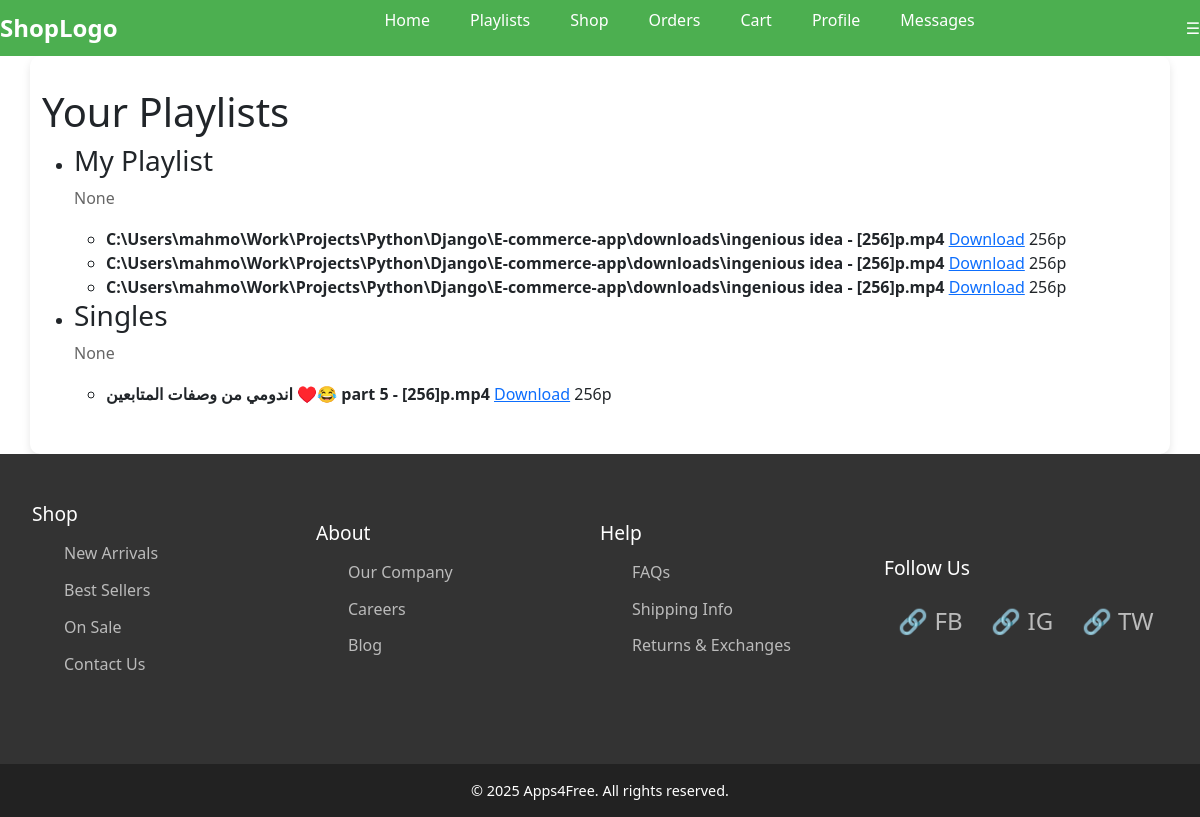
The page /my-playlists/ (signed in) on the database as committed earlier.
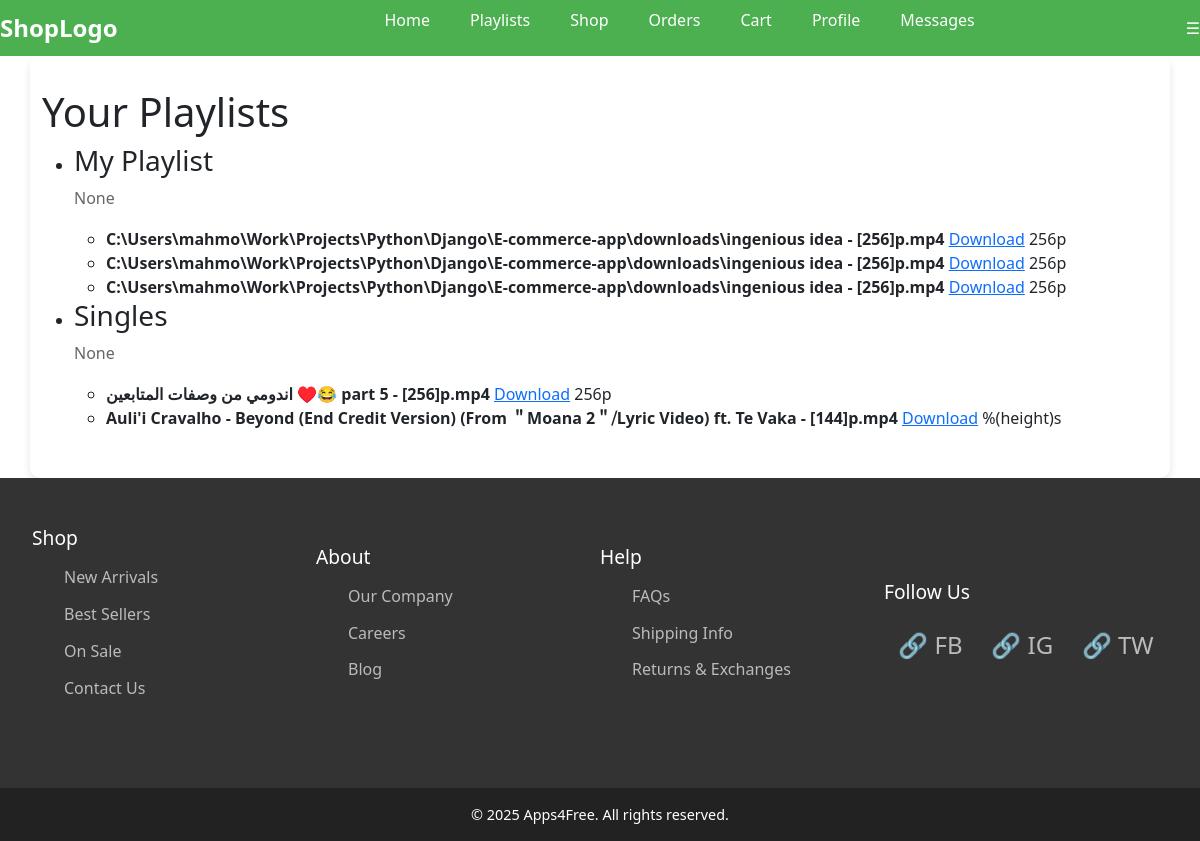
The same page on the database as committed later.
### downloader/models.py (models this page shows, shortened)
class Playlist(models.Model):
    user = models.ForeignKey(User, related_name='playlists', on_delete=models.CASCADE)
    title = models.CharField(max_length=255)
    description = models.TextField(null=True, blank=True)
    created_at = models.DateTimeField(auto_now_add=True)

class Media(models.Model):
    playlist = models.ForeignKey(Playlist, related_name='media', on_delete=models.CASCADE)
    title = models.CharField(max_length=255)
    url = models.URLField()
    resolution = models.CharField(max_length=50)
    file_path = models.CharField(max_length=1024)

### downloader/views.py (the view)
# urls.py: path('my-playlists/', views.browse_playlists, name='browse_playlists'),
@login_required
def browse_playlists(request):
    user = request.user  # Get the logged-in user
    playlists = Playlist.objects.filter(user=user).prefetch_related('media')
    data = []
    for playlist in playlists:
        data.append({
            'title': playlist.title,
            'description': playlist.description,
            'media': [
                {
                    'title': os.path.basename(media.title),
                    'url': media.url,
                    'resolution': media.resolution,
                    'download_url': media.file_path
                }
                for media in playlist.media.all()
            ]
        })
    return render(request, 'downloader/browse_playlists.html', {'playlists': data})

### downloader/templates/Downloader/browse_playlists.html (shortened to what this page needs)
{% extends 'base.html' %}
{% load static %}
{% load custom_filters %}
{% block content %}
<h1>Your Playlists</h1>
    <ul>
        {% for playlist in playlists %}
            <li>
                <h3>{{ playlist.title }}</h3>
                <p>{{ playlist.description }}</p>
                <ul>
                    {% for media in playlist.media %}
                        <li>
                            <strong>{{ media.title }}</strong>
                            <a href="{% url 'download_file' media.download_url %}">Download</a>
                            <span>{{ media.resolution }}</span>
                        </li>
                    {% endfor %}
                </ul>
            </li>
        {% endfor %}
    </ul>
{% endblock %}

### templates/base.html (shortened to what this page needs)
{% load static %}
<!DOCTYPE html>
<html lang="en">
{% block head %}
    <head>
        <link rel="stylesheet" href="{% static 'css/style.css' %}">
        <link href="https://cdn.jsdelivr.net/npm/bootstrap@5.3.0-alpha1/dist/css/bootstrap.min.css" rel="stylesheet">
    </head>
{% endblock %}
<body>
    {% include 'parts/navbar.html' %}
    <main>
        <div class="container">
            {% block content %}
            {% endblock %}
        </div>
    </main>
    {% include 'parts/footer.html' %}
</body>
</html>

### templates/parts/navbar.html
<header>
    <nav class="navbar">
        <div class="logo">ShopLogo</div>
        <ul>
          <li><a href="{% url 'Home_Page' %}">Home</a></li>
          <li><a href="{% url 'browse_playlists' %}">Playlists</a></li>
          <li><a href="{% url 'Shop' %}">Shop</a></li>
          <li><a href="{% url 'Orders' %}">Orders</a></li>
          {% if user.is_authenticated %}
          <li><a href="{% url 'Cart' %}">Cart</a></li>
          <li><a href="{% url 'profile' %}">Profile</a></li>
          {% if request.user.is_authenticated and request.user.is_staff %}
          <li><a href="{% url 'view_messages' %}">Messages</a></li>
          {% endif %}
          {% else %}
          <li><a href="{% url 'signup' %}">Sign up</a></li>
          <li><a href="{% url 'login' %}">Login</a></li>
          {% endif %}
        </ul>
        <div class="menu-icon">☰</div>
    </nav>
</header>

### templates/parts/footer.html
  <footer class="footer">
    <div class="footer-section">
      <h4>Shop</h4>
      <ul>
        <li><a href="#new-arrivals">New Arrivals</a></li>
        <li><a href="#best-sellers">Best Sellers</a></li>
        <li><a href="#on-sale">On Sale</a></li>
        <li><a href="{% url 'Contact' %}">Contact Us</a></li>
      </ul>
    </div>
    <div class="footer-section">
      <h4>About</h4>
      <ul>
        <li><a href="#company">Our Company</a></li>
        <li><a href="#careers">Careers</a></li>
        <li><a href="#blog">Blog</a></li>
      </ul>
    </div>
    <div class="footer-section">
      <h4>Help</h4>
      <ul>
        <li><a href="#faq">FAQs</a></li>
        <li><a href="#shipping">Shipping Info</a></li>
        <li><a href="#returns">Returns & Exchanges</a></li>
      </ul>
    </div>
    <div class="footer-section">
      <h4>Follow Us</h4>
      <div class="social-icons">
        <a href="#">🔗 FB</a>
        <a href="#">🔗 IG</a>
        <a href="#">🔗 TW</a>
      </div>
    </div>
  </footer>
  <div class="footer-bottom">
    &copy; 2025 Apps4Free. All rights reserved.
  </div>

### Project/static/css/style.css (style rules this page uses)
* { margin: 0; padding: 0; box-sizing: border-box; justify-content: center; align-items: center; }
html, body { width: 100%; min-height: 100%; display: flex; flex-direction: column; align-items: stretch; }
body { font-family: 'Segoe UI', Tahoma, Geneva, Verdana, sans-serif; background-color: #f4f6f8; }
.navbar { width: 100%; display: flex; justify-content: space-between; align-items: center; padding: 1rem 2rem; background-color: #4CAF50; color: white; position: sticky; top: 0; z-index: 1000; }
.navbar .logo { font-size: 1.5rem; font-weight: bold; }
.navbar ul { display: flex; list-style: none; }
.navbar ul li { margin-left: 1.5rem; }
.navbar ul li a { color: white; text-decoration: none; font-size: 1rem; padding: 0.5rem; transition: background-color 0.3s; }
.container { background-color: #fff; padding: 2rem; border-radius: 10px; box-shadow: 0 4px 8px rgba(0, 0, 0, 0.1); max-width: 400px; width: 500%; }
h1, h2, h3, h4, h5, h6 { color: #333; margin-bottom: 1rem; font-weight: 600; }
p { color: #666; line-height: 1.6; margin-bottom: 1rem; }
a { color: #007bff; text-decoration: none; }
.footer { width: 100%; background-color: #333; color: white; padding: 3rem 2rem; display: flex; justify-content: space-around; flex-wrap: wrap; margin-top: auto; }
.footer .footer-section { flex-basis: 25%; margin-bottom: 1.5rem; }
.footer .footer-section h4 { margin-bottom: 1rem; font-size: 1.2rem; }
.footer .footer-section ul { list-style: none; }
.footer .footer-section ul li { margin-bottom: 0.8rem; }
.footer .footer-section ul li a { color: #bbb; text-decoration: none; transition: color 0.3s; }
.footer .social-icons { display: flex; justify-content: space-around; margin-top: 1.5rem; }
.footer .social-icons a { color: #bbb; font-size: 1.5rem; text-decoration: none; transition: color 0.3s; }
.footer-bottom { width: 100%; background-color: #222; color: white; padding: 1rem 2rem; text-align: center; font-size: 0.9rem; }

Rows that differ between the two databases and show on the page:
added Media: title "Auli'i Cravalho - Beyond (End Credit Version) (From ＂Moana 2＂⧸Lyric Video) ft. Te Vaka - [144]p.mp4", resolution "%(height)s"
Other text that changed with them:
new list line: "Download"
